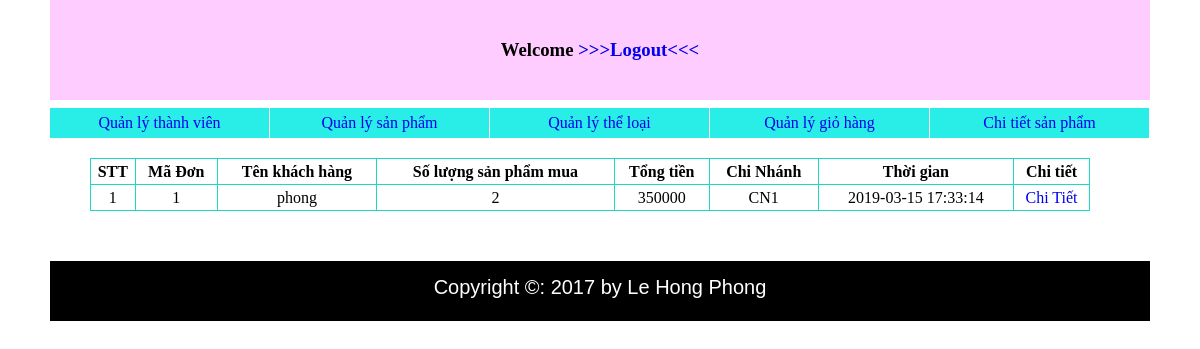
Screenshot of /Demo/adminCN1/list_giohang.php with the database file from the repository.
### tables this page shows
CREATE TABLE `orders` (
  `order_id` int(10) UNSIGNED NOT NULL,
  `username` varchar(25) NOT NULL,
  `quantity_item` int(10) NOT NULL,
  `total` int(25) NOT NULL,
  `branch` varchar(10) NOT NULL,
  `time` timestamp NOT NULL DEFAULT CURRENT_TIMESTAMP ON UPDATE CURRENT_TIMESTAMP
);

### Demo/adminCN1/list_giohang.php (the view, shortened to what this page needs)
<?php
    require "templates/header.php";
 ?>
	<div id="wrapper">
		<table>
			<tr>
				<td><b>STT</b></td>
			    <td><b>Mã Đơn</b></td>
				<td><b>Tên khách hàng</b></td>
				<td><b>Số lượng sản phẩm mua</b></td>
				<td><b>Tổng tiền</b></td>
				<td><b>Chi Nhánh</b></td>
				<td><b>Thời gian</b></td>
				<td><b>Chi tiết</b></td>
			</tr>
			<?php
			$dem=1;
			require("../library/config.php");
			$result= mysqli_query($conn,"select * from orders where branch='CN1'");
			while( $data = mysqli_fetch_assoc($result)){
			echo "<tr>";
			echo "<td> $dem </td>";
			echo "<td>$data[order_id]</td>";
			echo "<td>$data[username]</td>";
			echo "<td>$data[quantity_item]</td>";
			echo "<td>$data[total]</td>";
			echo "<td>$data[branch]</td>";
			echo "<td>$data[time]</td>";
			echo "<td><a href='list_detail.php?id=$data[order_id]'>Chi Tiết</a></td>";
			$dem++;
			}
		?>
		</table>
	</div>
	<?php
    require "templates/footer.php" ;
 ?>

### Demo/adminCN1/style.css (style rules this page uses)
* { padding: 0px; margin: 0px; }
body { width: 1100px; margin: auto; }
a { text-decoration: none; }
#wrapper table { margin-left: 40px; border-collapse: collapse; margin-top:50px; width:1000px; text-align: center; }
#wrapper table tr { border: 1px solid #1CD8C4; line-height: 25px; }
#wrapper table td { border: 1px solid #1CD8C4; }

### rows the page displays
orders: order_id "1", username "phong", quantity_item "2", total "350000", branch "CN1", time "2019-03-15 17:33:14"
